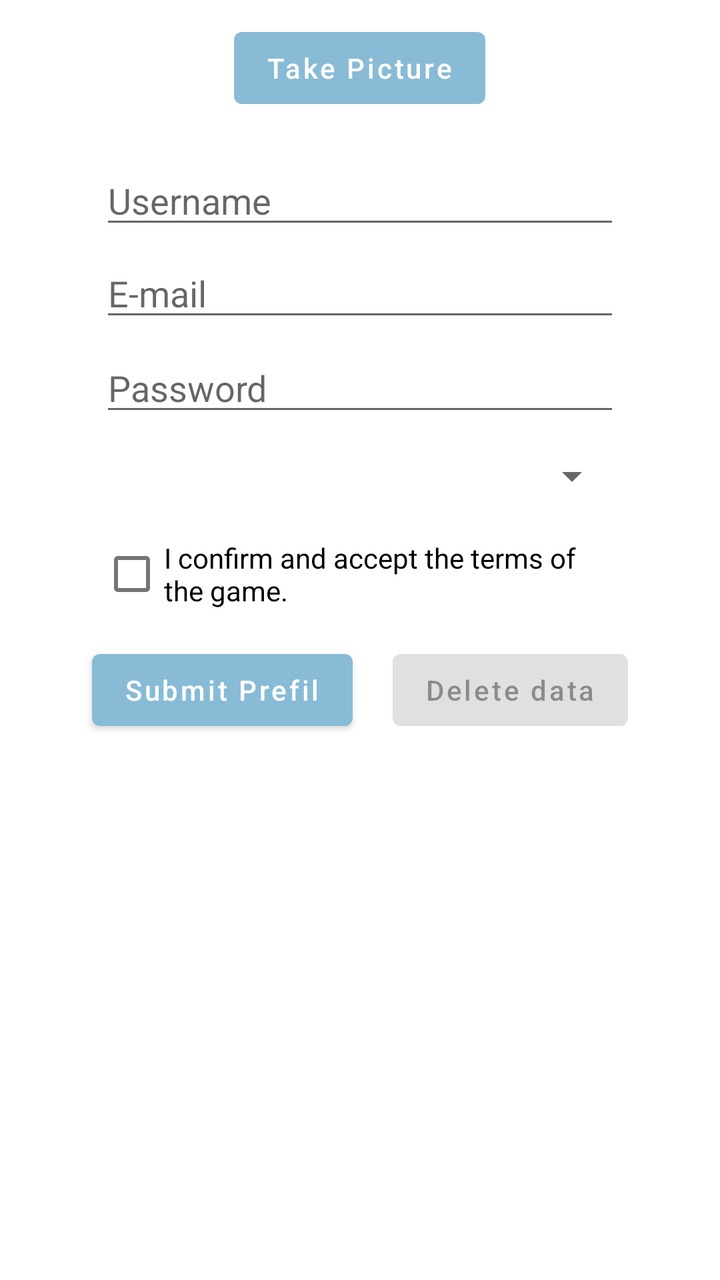
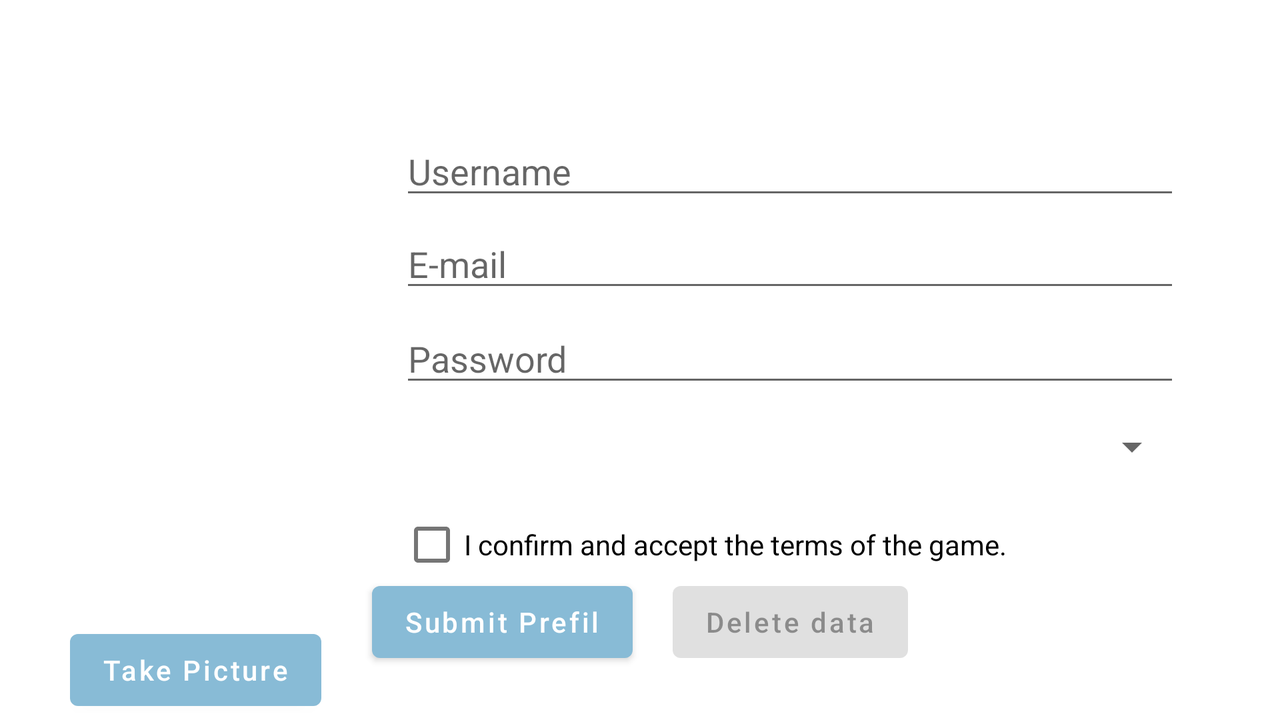

One screen, two layout resources from the same app: the default and the repository's alternative for another configuration. Each is rendered where Android would select it; the XML of both is given below.
<!-- AndroidManifest.xml: application theme Theme.TP -->
<!-- res/layout/fragment_registo_perfil.xml -->
<?xml version="1.0" encoding="utf-8"?>
<LinearLayout xmlns:android="http://schemas.android.com/apk/res/android"
    xmlns:tools="http://schemas.android.com/tools"
    android:layout_width="match_parent"
    android:layout_height="match_parent"
    android:orientation="vertical"
    android:id="@+id/registoPerfilFragment"
    tools:context=".fragmentos.perfil.RegistoPerfilFragment">



    <LinearLayout
        android:layout_width="match_parent"
        android:layout_height="wrap_content"
        android:gravity="center"
        >
        <Button
            android:id="@+id/Btn_tirarFotografia"
            android:layout_width="wrap_content"
            android:layout_height="wrap_content"
            android:layout_margin="10dp"
            android:text="@string/takepicture"
            android:textAllCaps="false"
            android:onClick="onTirarFotografia"
            android:textSize="14sp"
            >
        </Button>


    </LinearLayout>

    <LinearLayout
        android:layout_width="match_parent"
        android:layout_height="wrap_content"
        android:orientation="vertical"
        android:layout_marginTop="10dp"
        android:layout_marginHorizontal="50dp"
        android:gravity="center"
        >

        <EditText
            android:id="@+id/textId_NomeJogador"
            android:layout_width="match_parent"
            android:layout_height="wrap_content"
            android:ems="8"
            android:hint="@string/username"
            android:inputType="text"
            android:lines="1"
            android:maxLength="20"
            tools:ignore="Autofill">
        </EditText>

        <EditText
            android:id="@+id/textId_Email"
            android:layout_width="match_parent"
            android:layout_height="wrap_content"
            android:layout_marginTop="5dp"
            android:ems="8"
            android:hint="@string/e_mail"
            android:inputType="textEmailAddress"
            android:lines="1"
            android:maxLength="50"
            tools:ignore="Autofill">
        </EditText>

        <EditText
            android:id="@+id/textId_Password"
            android:layout_width="match_parent"
            android:layout_height="wrap_content"
            android:layout_marginTop="6dp"
            android:ems="8"
            android:hint="@string/password"
            android:inputType="textPassword"
            android:lines="1"
            android:maxLength="30"
            tools:ignore="Autofill">
        </EditText>


        <Spinner
            android:id="@+id/nacionalidadesSpinner"
            android:layout_width="match_parent"
            android:layout_height="40dp"
            android:layout_marginTop="5dp"
            >
        </Spinner>

        <CheckBox
            android:id="@+id/checkboxId_Termos"
            android:layout_width="match_parent"
            android:layout_height="match_parent"
            android:text="@string/terms"
            android:checked="false"
            android:layout_marginTop="5dp"
            >
        </CheckBox>

    </LinearLayout>

    <LinearLayout
        android:layout_width="match_parent"
        android:layout_height="wrap_content"
        android:orientation="horizontal"
        android:layout_marginTop="10dp"
        android:layout_marginHorizontal="30dp"
        android:gravity="center"
        >

        <Button
            android:id="@+id/Btn_confirmarPerfil"
            android:layout_width="wrap_content"
            android:layout_height="wrap_content"
            android:text="@string/submitprofile"
            android:textAllCaps="false"
            android:layout_marginEnd="10dp"
            android:onClick="onConfirmarPerfil"
            android:textSize="14sp">
        </Button>
        <Button
            android:id="@+id/Btn_ApagarDados"
            android:layout_width="wrap_content"
            android:layout_height="wrap_content"
            android:text="@string/resetdata"
            android:layout_marginStart="10dp"
            android:textAllCaps="false"
            android:onClick="onApagarDados"
            android:textSize="14sp"
            android:enabled="false"
            >
        </Button>



    </LinearLayout>


</LinearLayout>
<!-- resources referenced by this layout -->
<resources>
  <string name="e_mail" translatable="false">E-mail</string>
  <string name="password">Password</string>
  <string name="resetdata">Delete data</string>
  <string name="submitprofile">Submit Prefil</string>
  <string name="takepicture">Take Picture</string>
  <string name="terms">I confirm and accept the terms of the game.</string>
  <string name="username">Username</string>
  <style name="Theme.TP" parent="Theme.MaterialComponents.DayNight.DarkActionBar">
          
          <item name="colorPrimary">@color/botton_color</item>
          <item name="colorPrimaryVariant">@color/black</item>
          <item name="colorOnPrimary">@color/white</item>
          
          <item name="colorSecondary">@color/teal_200</item>
          <item name="colorSecondaryVariant">@color/teal_700</item>
          <item name="colorOnSecondary">@color/black</item>
          
          <item name="android:statusBarColor">?attr/colorPrimaryVariant</item>
          
      </style>
  <color name="botton_color">#88BBD6</color>
  <color name="black">#FF000000</color>
  <color name="white">#FFFFFFFF</color>
  <color name="teal_200">#FF03DAC5</color>
  <color name="teal_700">#FF018786</color>
</resources>
<!-- res/layout-land/fragment_registo_perfil.xml (the repository's variant of the layout above) -->
<!-- drawn on the phone turned sideways -->
<?xml version="1.0" encoding="utf-8"?>
<FrameLayout xmlns:android="http://schemas.android.com/apk/res/android"
    xmlns:tools="http://schemas.android.com/tools"
    android:layout_width="match_parent"
    android:layout_height="match_parent"
    android:orientation="vertical"
    android:id="@+id/registoPerfilFragment"
    tools:context=".fragmentos.perfil.RegistoPerfilFragment">



    <LinearLayout
        android:layout_width="wrap_content"
        android:layout_height="wrap_content"
        android:layout_marginStart="35dp"
        android:layout_gravity="center_vertical"
        android:layout_marginTop="155dp"
        >
        <Button
            android:id="@+id/Btn_tirarFotografia"
            android:layout_width="wrap_content"
            android:layout_height="wrap_content"
            android:text="@string/takepicture"
            android:textAllCaps="false"
            android:onClick="onTirarFotografia"
            android:textSize="14sp"
            >
        </Button>


    </LinearLayout>

    <LinearLayout
        android:layout_width="match_parent"
        android:layout_height="wrap_content"
        android:orientation="vertical"
        android:layout_marginStart="200dp"
        android:layout_marginEnd="50dp"
        android:gravity="end"
        android:layout_gravity="center_vertical"
        >

        <EditText
            android:id="@+id/textId_NomeJogador"
            android:layout_width="match_parent"
            android:layout_height="wrap_content"
            android:ems="8"
            android:hint="@string/username"
            android:inputType="text"
            android:lines="1"
            android:maxLength="20"
            tools:ignore="Autofill">
        </EditText>

        <EditText
            android:id="@+id/textId_Email"
            android:layout_width="match_parent"
            android:layout_height="wrap_content"
            android:layout_marginTop="5dp"
            android:ems="8"
            android:hint="@string/e_mail"
            android:inputType="textEmailAddress"
            android:lines="1"
            android:maxLength="50"
            tools:ignore="Autofill">
        </EditText>

        <EditText
            android:id="@+id/textId_Password"
            android:layout_width="match_parent"
            android:layout_height="wrap_content"
            android:layout_marginTop="6dp"
            android:ems="8"
            android:hint="@string/password"
            android:inputType="textPassword"
            android:lines="1"
            android:maxLength="30"
            tools:ignore="Autofill">
        </EditText>


        <Spinner
            android:id="@+id/nacionalidadesSpinner"
            android:layout_width="match_parent"
            android:layout_height="40dp"
            android:layout_marginTop="5dp"
            >
        </Spinner>

        <CheckBox
            android:id="@+id/checkboxId_Termos"
            android:layout_width="match_parent"
            android:layout_height="match_parent"
            android:text="@string/terms"
            android:checked="false"
            android:layout_marginTop="5dp"
            >
        </CheckBox>

    </LinearLayout>


    <LinearLayout
        android:layout_width="match_parent"
        android:layout_height="wrap_content"
        android:orientation="horizontal"
        android:gravity="center"
        android:layout_gravity="bottom"
        android:layout_marginBottom="25dp"
        >

        <Button
            android:id="@+id/Btn_confirmarPerfil"
            android:layout_width="wrap_content"
            android:layout_height="wrap_content"
            android:text="@string/submitprofile"
            android:textAllCaps="false"
            android:layout_marginEnd="10dp"
            android:onClick="onConfirmarPerfil"
            android:textSize="14sp">
        </Button>
        <Button
            android:id="@+id/Btn_ApagarDados"
            android:layout_width="wrap_content"
            android:layout_height="wrap_content"
            android:text="@string/resetdata"
            android:layout_marginStart="10dp"
            android:textAllCaps="false"
            android:onClick="onApagarDados"
            android:textSize="14sp"
            android:enabled="false"
            >
        </Button>



    </LinearLayout>


</FrameLayout>
